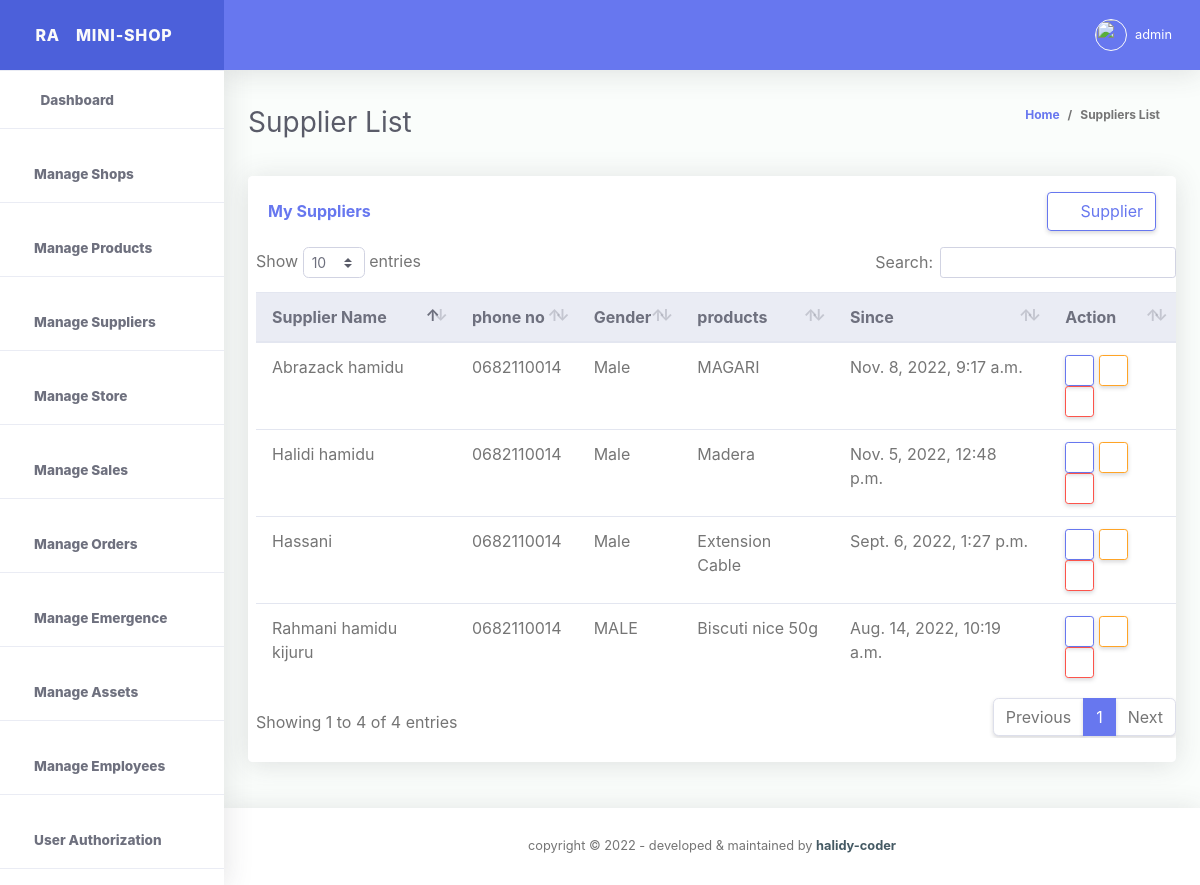
Page /my-suppliers (signed in) on the committed database.
### storeApp/models.py (models this page shows, shortened)
class ProductAndSupplierTable(models.Model):
    id = models.UUIDField(
        primary_key=True, default=uuid.uuid4, editable=False, unique=True)
    supplier_full_name = models.CharField(max_length=100)
    supplier_phone_number = models.CharField(max_length=100)
    gender = models.CharField(max_length=100)
    product_name = models.ForeignKey(ProductTable, on_delete=models.CASCADE)
    created_at = models.DateTimeField(auto_now_add=True)
    updated_at = models.DateTimeField(auto_now=True)
    class Meta:
        verbose_name_plural = 'suppliers products List'

class ProductTable(models.Model):
    id = models.UUIDField(
        primary_key=True, default=uuid.uuid4, editable=False, unique=True)
    product_name = models.CharField(max_length=100)
    created_at = models.DateTimeField(auto_now_add=True)
    updated_at = models.DateTimeField(auto_now=True)
    class Meta:
        verbose_name_plural = 'products List'
    def __str__(self):
        return str(self.product_name)

### storeApp/views.py (the view, shortened to what this page needs)
# urls.py: path('my-suppliers', views.suppliersPage, name="suppliersPage"),
@cache_control(no_cache=True, must_revalidate=True, no_store=True)
@login_required(login_url=LOGIN_URL)
def suppliersPage(request):
  get_supplier_id = request.POST.get('supplier_id')
  get_supplier_full_name = request.POST.get('supplier_full_name')
  get_supplier_phone_number = request.POST.get('supplier_phone_number')
  get_gender = request.POST.get('gender')
  get_product_name = request.POST.get('product_name')
  try:
    get_all_user_authorizations = AuthorizeUsers.objects.get(select_user = request.user)
  except:
    messages.info(request, f"{request.user} does not have any credential yet!")
    return redirect("storeApp:suppliersPage")
  get_all_suppliers = ProductAndSupplierTable.objects.all().order_by('-updated_at')
  get_all_products = ProductTable.objects.all().order_by('updated_at')
  template_name= "store/suppliersPage.html"
  context = {
    "get_all_user_authorizations":get_all_user_authorizations,
    "get_all_suppliers":get_all_suppliers,
    "get_all_products":get_all_products,
  }
  return render(request, template_name, context)

### templates/store/suppliersPage.html (shortened to what this page needs)
{% extends './base.html' %}
{% load static %}
{% block content %}
{% include './supplierStatusBar.html' %}
{% include './suppliersDatatables.html' %}
{% endblock %}

### templates/store/base.html (shortened to what this page needs)
<!DOCTYPE html>
<html lang="en">
{% load static %}
<head>
  <link href="{% static './vendor/fontawesome-free/css/all.min.css' %}" rel="stylesheet" type="text/css">
  <link href="{% static './vendor/bootstrap/css/bootstrap.min.css' %}" rel="stylesheet" type="text/css">
  <link href="{% static './css/ruang-admin.min.css' %}" rel="stylesheet">
  <link href="{% static './css/chart.css' %}" rel="stylesheet">
  <link href="{% static './vendor/datatables/dataTables.bootstrap4.min.css' %}" rel="stylesheet">
  <link href="{% static './vendor/select2/dist/css/select2.min.css'%}" rel="stylesheet" type="text/css">
  <link href="{% static './vendor/bootstrap-datepicker/css/bootstrap-datepicker.min.css' %}" rel="stylesheet" >
  <link href="{% static './vendor/bootstrap-touchspin/css/jquery.bootstrap-touchspin.css' %} " rel="stylesheet" >
  <link href="{% static './vendor/clock-picker/clockpicker.css' %}" rel="stylesheet">
  <link href="{% static './css/ruang-admin.css' %}" rel="stylesheet">
</head>
<body id="page-top" >
<div id="wrapper" >
  <ul class="navbar-nav sidebar sidebar-light accordion" id="accordionSidebar">
    <a class="sidebar-brand d-flex align-items-center justify-content-center" href="homePage">
      <div class="sidebar-brand-icon">
        <span>RA</span>
      </div>
      <div class="sidebar-brand-text mx-3">MINI-SHOP</div>
    </a>
    <hr class="sidebar-divider my-0">
    {% if get_all_user_authorizations.view_dashboard %}
    <li class="nav-item active ">
      <a class="nav-link" href="{% url 'storeApp:homepage' %}">
        <i class="fas fa-fw fa-tachometer-alt"></i>
        <span>Dashboard</span></a>
      </li>
    <hr class="sidebar-divider">
    {% endif %}
    {% if get_all_user_authorizations.manage_shop %}
    <li class="nav-item active">
      <a class="nav-link" href="{% url 'storeApp:shopPage' %}">
        <i class="fas fas fas fa-store-alt fa-2x text-success"></i>
        <span>Manage Shops</span></a>
    </li>
    <hr class="sidebar-divider">
    {% endif %}
    {% if get_all_user_authorizations.manage_product %}
    <li class="nav-item active">
      <a class="nav-link" href="{% url 'storeApp:productPage' %}">
        <i class="fas fas fab fa-shopping-bag fa-2x text-success"></i>
        <span>Manage Products</span></a>
    </li>
    <hr class="sidebar-divider">
    {% endif %}
    {% if get_all_user_authorizations.manage_supplier %}
    <li class="nav-item active">
      <a class="nav-link" href="{% url 'storeApp:suppliersPage' %}">
        <i class="fas fas fa-user-friends fa-2x text-success"></i>
        <span>Manage Suppliers</span></a>
    </li>
    <hr class="sidebar-divider">
    {% endif %}
    {% if get_all_user_authorizations.manage_store %}
    <li class="nav-item active">
      <a class="nav-link" href="{% url 'storeApp:storePage' %}">
        <i class="fas fas fa-store-alt fa-2x text-success"></i>
        <span>Manage Store</span></a>
    </li>
    <hr class="sidebar-divider">
    {% endif %}
    {% if get_all_user_authorizations.manage_sales %}
    <li class="nav-item active">
      <a class="nav-link" href="{% url 'storeApp:salesPage' %}">
        <i class="fas far fa-money-bill-alt fa-2x text-success"></i>
        <span>Manage Sales</span></a>
    </li>
    <hr class="sidebar-divider">
    {% endif %}
    {% if get_all_user_authorizations.manage_orders %}
    <li class="nav-item active">
      <a class="nav-link" href="{% url 'storeApp:ordersPage' %}">
        <i class="fas far fas fa-cart-arrow-down fa-2x text-success"></i>
        <span>Manage Orders</span></a>
    </li>
    <hr class="sidebar-divider">
    {% endif %}
    {% if get_all_user_authorizations.manage_emergence %}
    <li class="nav-item active">
      <a class="nav-link" href="{% url 'storeApp:emergencePage' %}">
        <i class="fas far far fa-comments fa-2x text-success"></i>
        <span>Manage Emergence</span></a>
    </li>
    <hr class="sidebar-divider">
    {% endif %}
    {% if get_all_user_authorizations.manage_company_stock_or_assets %}
    <li class="nav-item active">
      <a class="nav-link" href="{% url 'storeApp:companyStockPage' %}">
        <i class="fas far far fa-store-alt fa-2x text-success"></i>
        <span>Manage Assets</span></a>
    </li>
    <hr class="sidebar-divider">
    {% endif %}
    {% if get_all_user_authorizations.manage_employees %}
    <li class="nav-item active">
      <a class="nav-link" href="{% url 'storeApp:employeePage' %}">
        <i class="fas fa-users fa-2x text-success"></i>
        <span>Manage Employees</span></a>
    </li>
  <hr class="sidebar-divider">
  {% endif %}
  {% if get_all_user_authorizations.manage_authorizations %}
    <li class="nav-item active">
      <a class="nav-link" href="{% url 'storeApp:authorizationPage' %}">
        <i class="fas far far fas fa-user-shield fa-2x text-success"></i>
        <span>User Authorization</span></a>
    </li>
    <hr class="sidebar-divider">
    {% endif %}
  </ul>
  <div id="content-wrapper" class="d-flex flex-column">
    <div id="content">
      <nav class="navbar navbar-expand navbar-light bg-navbar topbar mb-4 static-top">
        <button id="sidebarToggleTop" class="btn btn-link rounded-circle mr-3">
          <i class="fa fa-bars"></i>
        </button>
        <ul class="navbar-nav ml-auto">
          {% if request.user.is_authenticated %}
          <li class="nav-item dropdown no-arrow">
            <a class="nav-link dropdown-toggle" href="#" id="userDropdown" role="button" data-toggle="dropdown"
              aria-haspopup="true" aria-expanded="false">
              <img class="img-profile rounded-circle" src="{% static 'img/boy.png' %}" style="max-width: 60px">
              <span class="ml-2 d-none d-lg-inline text-white small">{{request.user.username}}</span>
            </a>
          </li>
          {% endif %}
        </ul>
      </nav>
      {% block content %}
      {% endblock %}
    </div>
    <footer class="sticky-footer bg-white">
      <div class="container my-auto">
        <div class="copyright text-center my-auto">
          <span>copyright &copy; <script> document.write(new Date().getFullYear()); </script> - developed & maintained by
            <b><a href="https://halidy-coder.gitlab.io/" target="_blank">halidy-coder</a></b>
          </span>
        </div>
      </div>
    </footer>
  </div>
  </body>
</html>

### templates/store/suppliersDatatables.html (shortened to what this page needs)
<div class="tabe_section">
{% include './supplierModal.html' %}
  <div class="container-fluid">
    <div class="row">
      <div class="col-xl-12 col-lg-12 mb-4">
        <div class="card">
          <div class="card-header py-3 d-flex flex-row align-items-center justify-content-between">
            <h6 class="m-0 font-weight-bold text-primary">My Suppliers</h6>
            <button type="button" class="btn  btn-outline-primary" data-toggle="modal" data-target="#supplierModal"
            id="#supplierModal"><i class="fas fa-plus p-1"></i>Supplier</button>
          </div>
          <div class="table-responsive pl-2">
            <table class="table align-items-center table-flush table-hover" id="dataTableHover">
              <thead class="thead-light">
                <tr>
                  <th>Supplier Name</th>
                  <th>phone no</th>
                  <th>Gender</th>
                  <th>products</th>
                  <th>Since </th>
                  <th>Action</th>
                </tr>
              </thead>
              {% if get_all_suppliers %}
              <tbody>
                {% for suppliers in get_all_suppliers %}
                <tr>
                  <td>{{suppliers.supplier_full_name}} </td>
                  <td>{{suppliers.supplier_phone_number}} </td>
                  <td>{{suppliers.gender}} </td>
                  <td>{{suppliers.product_name}} </td>
                  <td>{{suppliers.updated_at}} </td>
                  <td>
                    <a data-toggle="modal" data-target="#suppliersDetailViewModal{{suppliers.id}}" class="btn btn-sm btn-outline-primary text-primary"><i class="fas fas fa-eye"></i></a>
                    <a  data-toggle="modal" data-target="#updateSuppliersModal{{suppliers.id}}"
                    class="btn btn-sm btn-outline-warning"  ><i class="fas fas fas fa-pen"></i></a>
                    <a  data-toggle="modal" data-target="#deleteSuppliersModal" class="btn btn-sm btn-outline-danger"><i class="fas fas fas far fa-trash-alt"></i></a>
                  </td>
                </tr>
              {% endfor %}
              </tbody>
              {% endif %}
            </table>
          </div>
          <div class="card-footer"></div>
        </div>
      </div>
    </div>
  </div>
</div>

### static/css/ruang-admin.css (style rules this page uses)
html { position: relative; min-height: 100%; font-family: Nunito }
body { height: 100% }
#wrapper { display: -webkit-box; display: -ms-flexbox; display: flex }
#wrapper #content-wrapper { background-color: #fafdfb; width: 100%; overflow-x: hidden }
#wrapper #content-wrapper #content { -webkit-box-flex: 1; -ms-flex: 1 0 auto; flex: 1 0 auto }
.container, .container-fluid, .container-login { padding-left: 1.5rem; padding-right: 1.5rem }
.dropdown.no-arrow .dropdown-toggle::after { display: none }
.sidebar .nav-item.dropdown .dropdown-toggle::after, .topbar .nav-item.dropdown .dropdown-toggle::after { width: 1rem; text-align: center; float: right; vertical-align: 0; border: 0; font-weight: 900; content: '\f105'; font-family: 'Font Awesome 5 Free' }
.sidebar .nav-item .nav-link, .topbar .nav-item .nav-link { position: relative }
.sidebar .nav-item .nav-link .img-profile, .topbar .nav-item .nav-link .img-profile { height: 2rem; width: 2rem; border: 1px solid #fafafa }
.topbar { height: 4.375rem; z-index: 2; -webkit-box-shadow: 0 .15rem 1.75rem 0 rgba(58, 59, 69, .15) !important; box-shadow: 0 .15rem 1.75rem 0 rgba(58, 59, 69, .15) !important }
.topbar #sidebarToggleTop { height: 2.5rem; width: 2.5rem; -webkit-box-shadow: 0 0 !important; box-shadow: 0 0 !important }
.topbar .nav-item .nav-link { height: 4.375rem; display: -webkit-box; display: -ms-flexbox; display: flex; -webkit-box-align: center; -ms-flex-align: center; align-items: center; padding: 0 .75rem }
.topbar .dropdown { position: static }
@media (min-width:576px) { .topbar .dropdown { position: relative } }
.topbar.navbar-light .navbar-nav .nav-item .nav-link { color: #fafafa; transition: all .3s ease-in-out; -webkit-transition: all .3s ease-in-out }
.bg-navbar { background-color: #6777ef }
.sidebar { min-height: 100vh; width: 14rem !important; background-color: #fff !important; -webkit-box-shadow: 0 .15rem 1.75rem 0 rgba(58, 59, 69, .15) !important; box-shadow: 0 .15rem 1.75rem 0 rgba(58, 59, 69, .15) !important; z-index: 0 }
.sidebar .nav-item { position: relative; margin-bottom: -15px }
.sidebar .nav-item .nav-link { display: block; width: 100%; text-align: left; padding: 1rem; width: 14rem }
.sidebar .nav-item .nav-link i { font-size: .85rem; margin-right: .25rem }
.sidebar .nav-item .nav-link span { font-size: .85rem; display: inline }
.sidebar .nav-item.active .nav-link { font-weight: 800 }
.sidebar .sidebar-brand { height: 4.375rem; text-decoration: none; font-size: 1rem; font-weight: 800; padding: 1.5rem 1rem; text-align: center; letter-spacing: .05rem; z-index: 1 }
.sidebar hr.sidebar-divider { margin: 1rem 0 1rem 0 }
.sidebar .sidebar-brand .sidebar-brand-text { display: inline }
.sidebar-light .sidebar-brand { color: #fafafa; background-color: #4c60da }
.sidebar-light hr.sidebar-divider { border-top: 1px solid #eaecf4 }
.sidebar-light .nav-item .nav-link { color: #858796 }
.sidebar-light .nav-item .nav-link i { color: #9e9e9e }
.sidebar-light .nav-item.active .nav-link { color: #6e707e }
.sidebar-light .nav-item.active .nav-link i { color: #6e707e }
footer.sticky-footer { padding: 2rem 0; -ms-flex-negative: 0; flex-shrink: 0; -webkit-box-shadow: 0 .15rem 1.75rem 0 rgba(58, 59, 69, .15); box-shadow: 0 .15rem 1.75rem 0 rgba(58, 59, 69, .15) }
footer.sticky-footer .copyright { line-height: 1; font-size: .8rem }
footer.sticky-footer .copyright a { color: #455a64 }
.table-flush td, .table-flush th { border-right: 0; border-left: 0 }
.table-flush tbody tr:first-child td, .table-flush tbody tr:first-child th { border-top: 0 }
.table-flush tbody tr:last-child td, .table-flush tbody tr:last-child th { border-bottom: 0 }
.card .table { margin-bottom: 0 }
.card .table td, .card .table th { padding-right: 1rem; padding-left: 1rem }
.card { -webkit-box-shadow: 0 .15rem 1.75rem 0 rgba(58, 59, 69, .15) !important; box-shadow: 0 .15rem 1.75rem 0 rgba(58, 59, 69, .15) !important }

### rows in the picture
ProductAndSupplierTable: supplier_full_name "Abrazack hamidu", supplier_phone_number "0682110014", gender "Male", product_name "MAGARI", updated_at "Nov. 8, 2022, 9:17 a.m."
ProductAndSupplierTable: supplier_full_name "Halidi hamidu", supplier_phone_number "0682110014", gender "Male", product_name "Madera", updated_at "Nov. 5, 2022, 12:48 p.m."
ProductAndSupplierTable: supplier_full_name "Hassani", supplier_phone_number "0682110014", gender "Male", product_name "Extension Cable", updated_at "Sept. 6, 2022, 1:27 p.m."
ProductAndSupplierTable: supplier_full_name "Rahmani hamidu kijuru", supplier_phone_number "0682110014", gender "MALE", product_name "Biscuti nice 50g", updated_at "Aug. 14, 2022, 10:19 a.m."

### other values in the picture
{{ request.user.username }} "admin"
